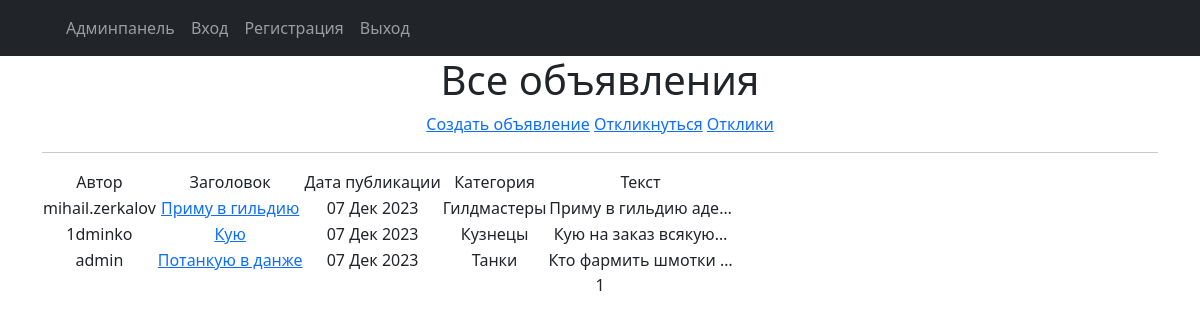
The page / on the database its author committed.
### announcement/models.py (models this page shows, shortened)
class Post(models.Model):
    objects = None
    author = models.ForeignKey(User, on_delete=models.CASCADE,blank=False)
    time_in = models.DateTimeField(auto_now_add=True)
    tanks = 'Танки'
    healers = 'Хилы'
    dd = 'ДД'
    merchants = 'Торговцы'
    guild_masters = 'Гилдмастеры'
    quest_givers = 'Квестгиверы'
    blacksmiths = 'Кузнецы'
    tanners = 'Кожевники'
    potion_makers = 'Зельевары'
    spell_masters = 'Мастера заклинаний'
    CATEGORY = [
    (tanks, 'Танки'),
    (healers, 'Хилы'),
    (dd, 'ДД'),
    (merchants, 'Торговцы'),
    (guild_masters, 'Гилдмастеры'),
    (quest_givers, 'Квестгиверы'),
    (blacksmiths, 'Кузнецы'),
    (tanners, 'Кожевники'),
    (potion_makers, 'Зельевары'),
    (spell_masters, 'Мастера заклинаний'),
    ]
    category = models.CharField(max_length=20,choices=CATEGORY, default=tanks)
    head_name = models.CharField(max_length=250, unique=True)
    article_text = models.TextField()
    image = models.ImageField(upload_to='images/',blank=True, null= True)
    file = models.FileField(upload_to='files/',blank=True, null= True)
    class Meta:
        verbose_name='Объявление'
        verbose_name_plural= 'Объявления'

### announcement/views.py (the view)
# urls.py: path('',PostsList.as_view(),name='posts_list'),
class PostsList(ListView):
    model = Post
    ordering = '-time_in'
    template_name = 'posts.html'
    context_object_name = 'posts'
    paginate_by = 10

### templates/posts.html (shortened to what this page needs)
{% extends 'default.html' %}
{% load custom_filters %}
{% load custom_tags %}
{% block content %}
   <h1>Все объявления</h1>
   <a href="{% url 'post_create' %}">Создать объявление</a>
   <a href="{% url 'com_create' %}">Откликнуться</a>
   <a href="{% url 'coms_list' %}">Отклики</a>
   <hr>
   {% if posts %}
       <table>
           <tr>
               <td>Автор</td>
               <td>Заголовок</td>
               <td>Дата публикации</td>
               <td>Категория</td>
               <td>Текст</td>
           </tr>
           {% for post in posts %}
           <tr>
               <td>{{ post.author }}</td>
               <td>
                   <a href="{% url 'post_detail' post.id %}">{{post.head_name}}</a>
               </td>
               <td>{{ post.time_in|date:'d M Y' }}</td>
               <td>{{ post.category }}
               <td>{{ post.article_text|truncatechars:20}}</td>
           </tr>
           {% endfor %}
       </table>
   {% else %}
       <h2>Ничего нет!</h2>
   {% endif %}
   {{ page_obj.number }}
{% endblock content %}

### rows shown on the page
Post: author "mihail.zerkalov", head_name "Приму в гильдию", time_in "07 Дек 2023", category "Гилдмастеры", article_text "Приму в гильдию аде…"
Post: author "1dminko", head_name "Кую", time_in "07 Дек 2023", category "Кузнецы", article_text "Кую на заказ всякую…"
Post: author "admin", head_name "Потанкую в данже", time_in "07 Дек 2023", category "Танки", article_text "Кто фармить шмотки …"

### other values the page prints
{{ page_obj.number }} "1"
